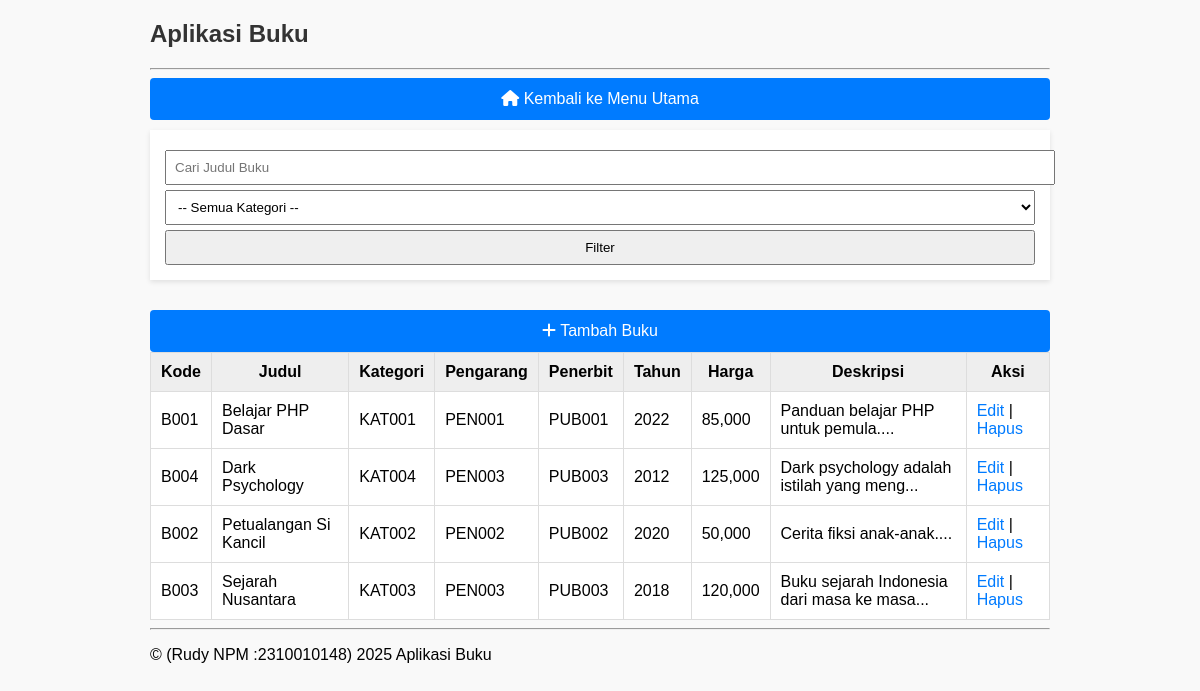
Page /master_buku/index.php on the committed database.
### tables this page shows
CREATE TABLE IF NOT EXISTS `master_buku` (
  `kode_buku` varchar(10) NOT NULL,
  `judul_buku` varchar(30) DEFAULT NULL,
  `kategori` varchar(10) DEFAULT NULL,
  `pengarang` varchar(10) DEFAULT NULL,
  `penerbit` varchar(10) DEFAULT NULL,
  `tahun` varchar(4) DEFAULT NULL,
  `deskripsi` text,
  `harga` int DEFAULT NULL,
  PRIMARY KEY (`kode_buku`),
  KEY `kategori` (`kategori`),
  KEY `pengarang` (`pengarang`),
  KEY `penerbit` (`penerbit`),
  CONSTRAINT `master_buku_ibfk_1` FOREIGN KEY (`kategori`) REFERENCES `kategori` (`kode_kategori`) ON DELETE RESTRICT ON UPDATE CASCADE,
  CONSTRAINT `master_buku_ibfk_2` FOREIGN KEY (`pengarang`) REFERENCES `pengarang` (`kode_pengarang`) ON DELETE RESTRICT ON UPDATE CASCADE,
  CONSTRAINT `master_buku_ibfk_3` FOREIGN KEY (`penerbit`) REFERENCES `penerbit` (`kode_penerbit`) ON DELETE RESTRICT ON UPDATE CASCADE
);

### config/config.php (called while the page is built)
<?php
$baseURL = "/WEB%202%20UAS/";
$siteTitle = "Aplikasi Buku";

### master_buku/index.php (the view, shortened to what this page needs)
<?php
include "../config/koneksi.php";
$where = [];
$whereSql = $where ? "WHERE " . implode(" AND ", $where) : "";
$data = mysqli_query($koneksi, "SELECT * FROM master_buku $whereSql ORDER BY judul_buku ASC");
?>
<div class="nav-links">
    <a href="../index.php"><i class="fas fa-home"></i> Kembali ke Menu Utama</a>
<form method="GET" class="filter-form">
    <input type="text" name="search" placeholder="Cari Judul Buku" value="<?= isset($_GET['search']) ? htmlspecialchars($_GET['search']) : '' ?>">
    <select name="kategori">
        <option value="">-- Semua Kategori --</option>
    </select>
    <button type="submit">Filter</button>
</form>
<a href="tambah.php"><i class="fas fa-plus"></i> Tambah Buku</a>
</div>
<table>
    <tr>
        <th>Kode</th>
        <th>Judul</th>
        <th>Kategori</th>
        <th>Pengarang</th>
        <th>Penerbit</th>
        <th>Tahun</th>
        <th>Harga</th>
        <th>Deskripsi</th>
        <th>Aksi</th>
    </tr>
    <?php while ($d = mysqli_fetch_assoc($data)) { ?>
    <tr>
        <td><?= htmlspecialchars($d['kode_buku']) ?></td>
        <td><?= htmlspecialchars($d['judul_buku']) ?></td>
        <td><?= htmlspecialchars($d['kategori']) ?></td>
        <td><?= htmlspecialchars($d['pengarang']) ?></td>
        <td><?= htmlspecialchars($d['penerbit']) ?></td>
        <td><?= htmlspecialchars($d['tahun']) ?></td>
        <td><?= number_format($d['harga']) ?></td>
        <td><?= substr(htmlspecialchars($d['deskripsi']), 0, 40) ?>...</td>
        <td>
            <a href="edit.php?kode=<?= urlencode($d['kode_buku']) ?>">Edit</a> |
            <a href="hapus.php?kode=<?= urlencode($d['kode_buku']) ?>" onclick="return confirm('Yakin ingin menghapus buku ini?')">Hapus</a>
        </td>
    </tr>
    <?php } ?>
</table>
<?php
$content = ob_get_clean();
include "../config/layout.php";
?>

### config/layout.php (shortened to what this page needs)
<?php
include __DIR__ . "/config.php";
?>
<!DOCTYPE html>
<html lang="id">
<head>
    <link rel="stylesheet" href="<?= $baseURL ?>assets/style.css">
    <link rel="stylesheet" href="https://cdnjs.cloudflare.com/ajax/libs/font-awesome/6.5.1/css/all.min.css">
</head>
<body>
<div class="container">
    <h2><?= $siteTitle ?></h2>
    <hr>
    <?= $content ?>
    <hr>
    <p>&copy; (Rudy NPM :2310010148) 2025 <?= $siteTitle ?></p>
</div>
</body>
</html>

### assets/style.css (style rules this page uses)
body { font-family: Arial, sans-serif; margin: 20px; background: #f9f9f9; }
.container { max-width: 900px; margin: auto; }
h2 { margin-bottom: 20px; color: #333; }
table { border-collapse: collapse; width: 100%; background: white; }
table, th, td { border: 1px solid #ddd; }
th { background: #eee; }
th, td { padding: 10px; }
a { text-decoration: none; color: #007bff; }
button, input, select, textarea { padding: 8px; margin-top: 5px; width: 100%; }
form { margin-bottom: 20px; background: white; padding: 15px; box-shadow: 0 2px 5px rgba(0,0,0,0.1); }
.nav-links { display: flex !important; flex-direction: column !important; gap: 10px !important; }
.nav-links a { display: block !important; background: #007bff; color: white; padding: 12px; border-radius: 4px; text-align: center; transition: background 0.2s ease; }

### rows in the picture
master_buku: kode_buku "B001", judul_buku "Belajar PHP Dasar", kategori "KAT001", pengarang "PEN001", penerbit "PUB001", tahun "2022", harga "85,000", deskripsi "Panduan belajar PHP untuk pemula."
master_buku: kode_buku "B004", judul_buku "Dark Psychology", kategori "KAT004", pengarang "PEN003", penerbit "PUB003", tahun "2012", harga "125,000", deskripsi "Dark psychology adalah istilah yang meng"
master_buku: kode_buku "B002", judul_buku "Petualangan Si Kancil", kategori "KAT002", pengarang "PEN002", penerbit "PUB002", tahun "2020", harga "50,000", deskripsi "Cerita fiksi anak-anak."
master_buku: kode_buku "B003", judul_buku "Sejarah Nusantara", kategori "KAT003", pengarang "PEN003", penerbit "PUB003", tahun "2018", harga "120,000", deskripsi "Buku sejarah Indonesia dari masa ke masa"

### other values in the picture
$siteTitle "Aplikasi Buku"
